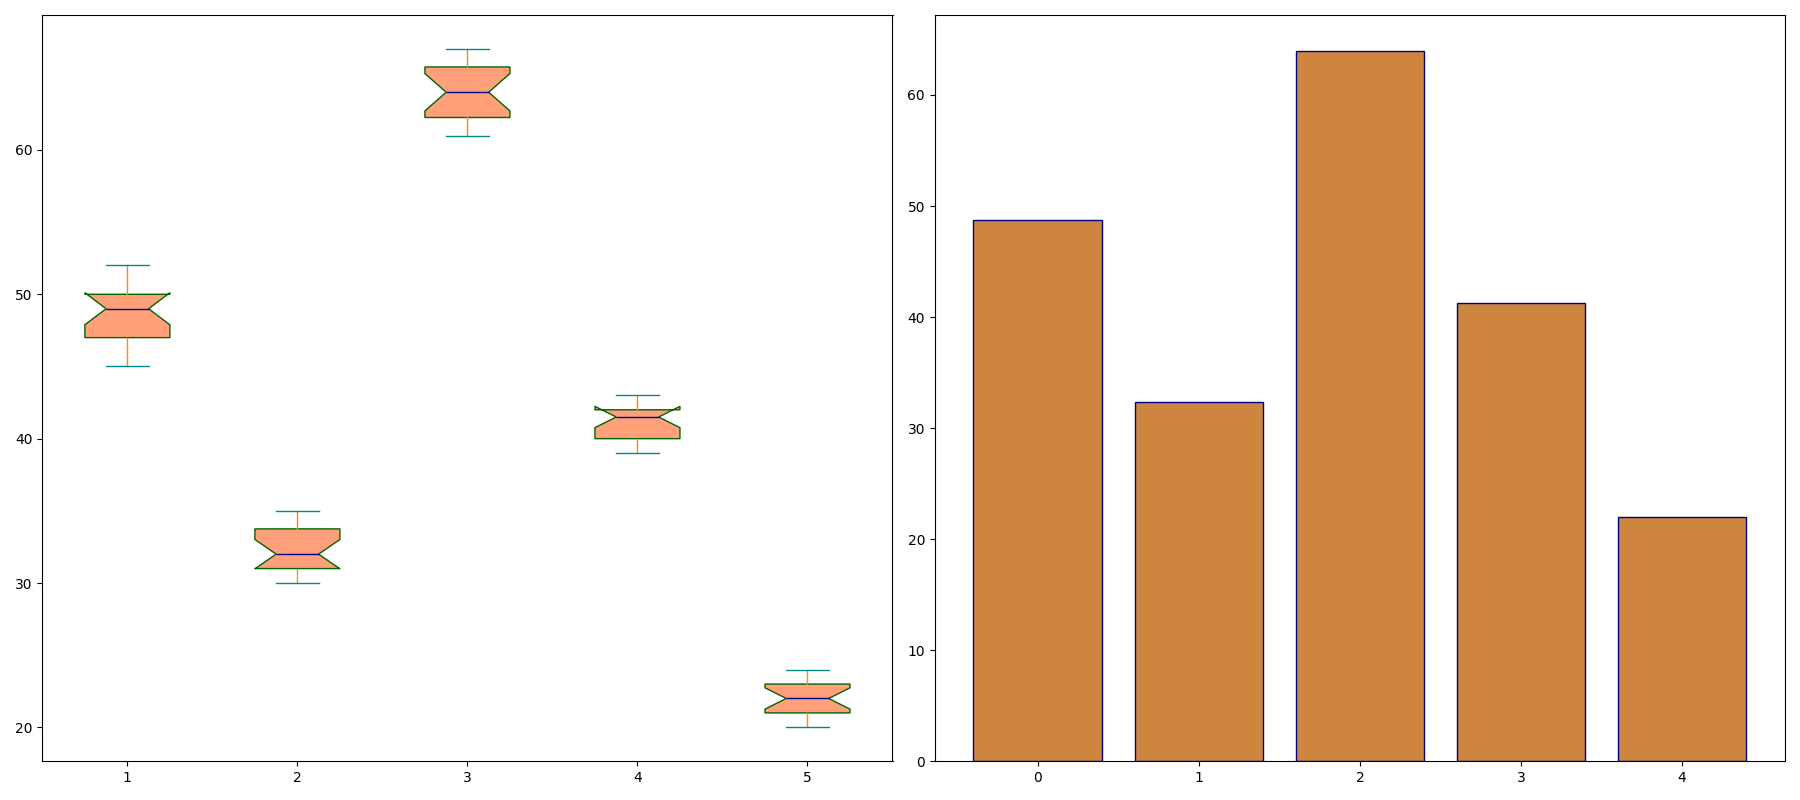

The Python source for this figure:
import matplotlib.pyplot as plt
import numpy as np

body_assembly = [46, 49, 47, 51, 50, 48, 45, 52, 48, 46, 47, 50, 51, 50, 49, 46, 50, 52]
painting = [31, 35, 32, 34, 33, 31, 34, 30, 32, 33, 32, 34, 30, 32, 31, 30, 33, 35]
engine_installation = [61, 67, 62, 65, 63, 64, 66, 67, 65, 61, 62, 66, 64, 63, 65, 66, 62, 63]
interior_assembly = [41, 43, 40, 42, 39, 42, 41, 39, 43, 40, 42, 41, 40, 42, 43, 39, 43, 42]
quality_control = [21, 24, 22, 23, 21, 24, 20, 22, 23, 20, 22, 21, 24, 23, 20, 22, 23, 21]

data = [body_assembly, painting, engine_installation, interior_assembly, quality_control]

fig, axs = plt.subplots(1, 2, figsize=(18, 8))

axs[0].boxplot(data, vert=True, patch_artist=True, notch=True,
               boxprops=dict(facecolor="lightsalmon", color="darkgreen"),
               whiskerprops=dict(color="darkorange"),
               capprops=dict(color="darkcyan"),
               medianprops=dict(color="darkblue"),
               flierprops=dict(markerfacecolor='gold', marker='o', alpha=0.5))

average_processing_time = [np.mean(stage) for stage in data]
stage_indices = np.arange(len(data))

axs[1].bar(stage_indices, average_processing_time, color='peru', edgecolor='navy')

plt.tight_layout()
plt.show()
